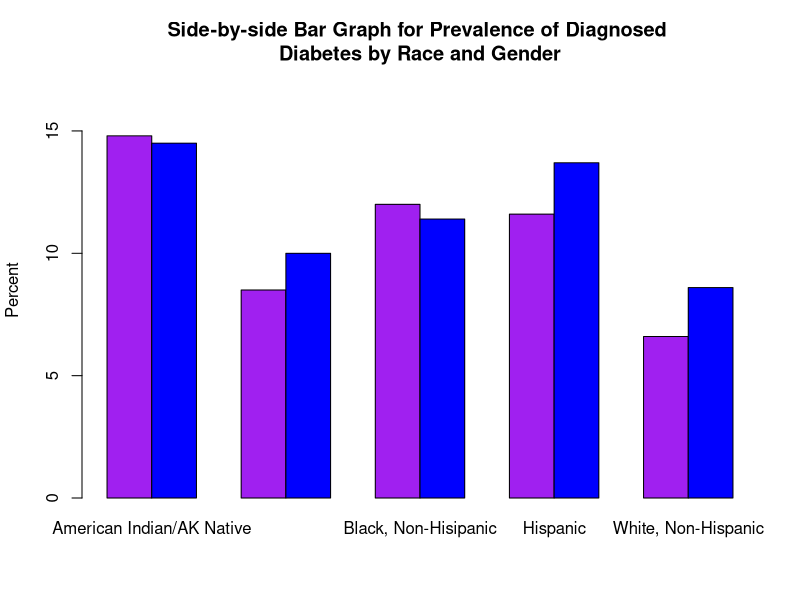
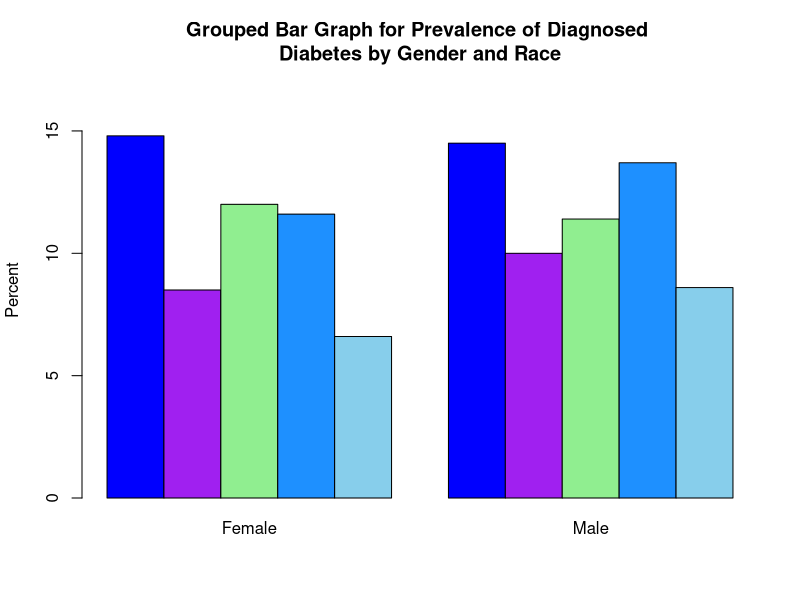
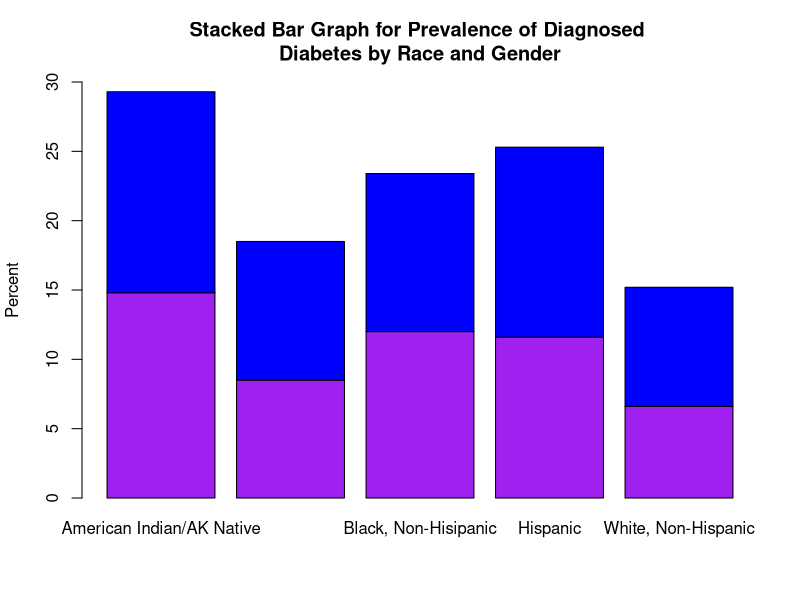
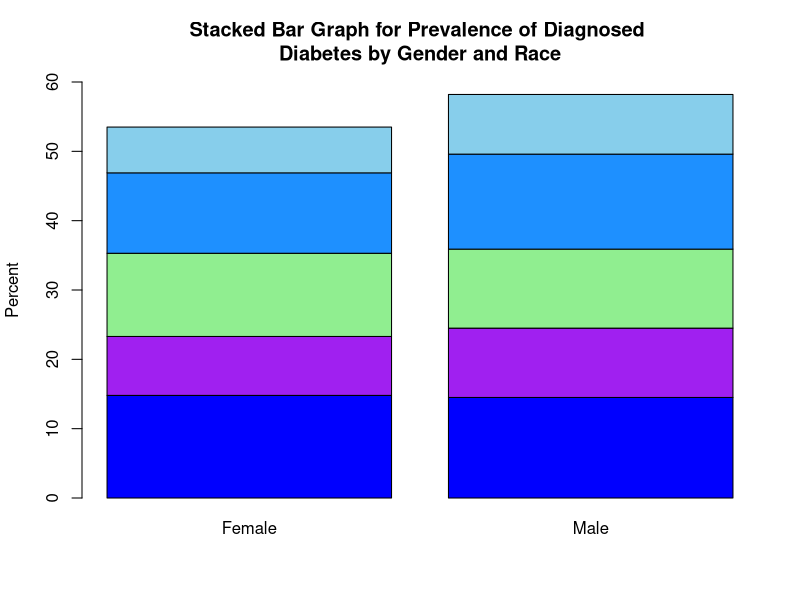

Here is the R script that generated these plots, in order:
diabetes1<- read.csv(file="./diabetes_data1.csv", header=TRUE, sep=",")

table1 <- xtabs(percent ~ gender+race, data=diabetes1) 
table2 <- xtabs(percent ~ race+gender, data=diabetes1) 

barplot(table1, main='Side-by-side Bar Graph for Prevalence of Diagnosed 
Diabetes by Race and Gender', ylim=c(0,17), xlab='', ylab='Percent', 
col=c("purple","blue"), legend.text=rownames(table), beside=TRUE)

barplot(table2, main='Grouped Bar Graph for Prevalence of Diagnosed 
Diabetes by Gender and Race', ylim=c(0,17), xlab='', ylab='Percent', 
col=c("blue","purple","lightgreen","dodgerblue","skyblue"), 
legend.text=rownames(table), beside=TRUE)

barplot(table1, main='Stacked Bar Graph for Prevalence of Diagnosed 
Diabetes by Race and Gender', ylim=c(0,30), xlab='', ylab='Percent', 
col=c("purple", "blue"), legend.text=rownames(table), beside=FALSE)

barplot(table2, main='Stacked Bar Graph for Prevalence of Diagnosed 
Diabetes by Gender and Race', ylim=c(0,60), xlab='', ylab='Percent', 
col=c("blue","purple","lightgreen","dodgerblue","skyblue"),
legend.text=rownames(table), beside=FALSE)
      